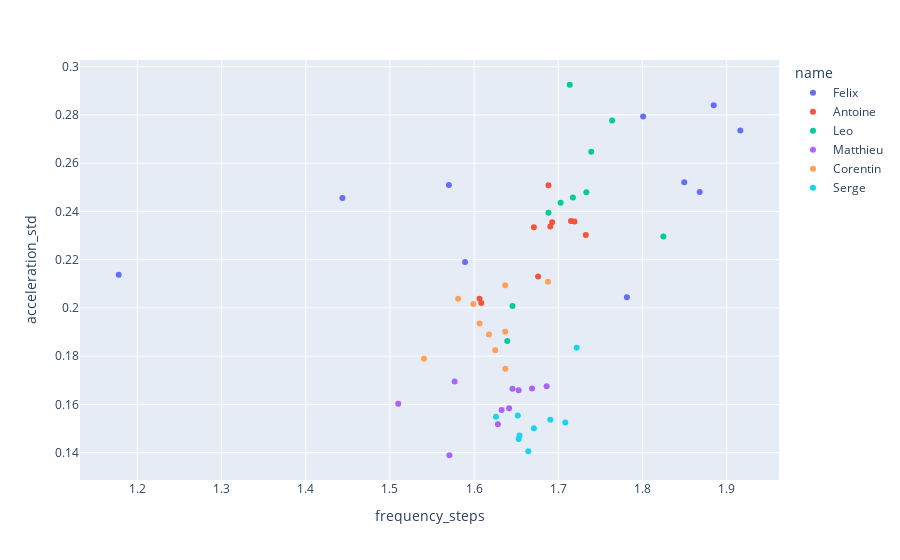

Write notebook code for a chart like this one.
### Code cell
fig = px.scatter(df, x="frequency_steps", y="acceleration_std", color="name", hover_data=["recording"])
fig.show()

### Figure 1 — Plotly figure (JSON) as saved in the notebook; plotly's stock layout.template omitted (floating-point values rounded to 4 significant figures)
{"data": [{"customdata": [["accelerometer7_data.csv"], ["accelerometer6_data.csv"], ["accelerometer10_data.csv"], ["accelerometer1_data.csv"], ["accelerometer4_data.csv"], ["accelerometer5_data.csv"], ["accelerometer9_data.csv"], ["accelerometer8_data.csv"], ["accelerometer3_data.csv"], ["accelerometer2_data.csv"]], "hovertemplate": "name=Felix<br>frequency_steps=%{x}<br>acceleration_std=%{y}<br>recording=%{customdata[0]}<extra></extra>", "legendgroup": "Felix", "marker": {"color": "#636efa", "symbol": "circle"}, "mode": "markers", "name": "Felix", "orientation": "v", "showlegend": true, "type": "scatter", "x": [1.885, 1.868, 1.589, 1.444, 1.916, 1.57, 1.801, 1.85, 1.781, 1.178], "xaxis": "x", "y": [0.284, 0.2481, 0.219, 0.2455, 0.2736, 0.251, 0.2794, 0.2521, 0.2044, 0.2137], "yaxis": "y"}, {"customdata": [["accelerometer7_data.csv"], ["accelerometer6_data.csv"], ["accelerometer10_data.csv"], ["accelerometer1_data.csv"], ["accelerometer4_data.csv"], ["accelerometer5_data.csv"], ["accelerometer9_data.csv"], ["accelerometer8_data.csv"], ["accelerometer3_data.csv"], ["accelerometer2_data.csv"]], "hovertemplate": "name=Antoine<br>frequency_steps=%{x}<br>acceleration_std=%{y}<br>recording=%{customdata[0]}<extra></extra>", "legendgroup": "Antoine", "marker": {"color": "#EF553B", "symbol": "circle"}, "mode": "markers", "name": "Antoine", "orientation": "v", "showlegend": true, "type": "scatter", "x": [1.671, 1.691, 1.609, 1.688, 1.719, 1.715, 1.606, 1.676, 1.733, 1.693], "xaxis": "x", "y": [0.2334, 0.2337, 0.2021, 0.2508, 0.2358, 0.236, 0.2038, 0.213, 0.2302, 0.2355], "yaxis": "y"}, {"customdata": [["accelerometer7_data.csv"], ["accelerometer6_data.csv"], ["accelerometer10_data.csv"], ["accelerometer1_data.csv"], ["accelerometer4_data.csv"], ["accelerometer5_data.csv"], ["accelerometer9_data.csv"], ["accelerometer8_data.csv"], ["accelerometer3_data.csv"], ["accelerometer2_data.csv"]], "hovertemplate": "name=Leo<br>frequency_steps=%{x}<br>acceleration_std=%{y}<br>recording=%{customdata[0]}<extra></extra>", "legendgroup": "Leo", "marker": {"color": "#00cc96", "symbol": "circle"}, "mode": "markers", "name": "Leo", "orientation": "v", "showlegend": true, "type": "scatter", "x": [1.739, 1.688, 1.646, 1.764, 1.703, 1.717, 1.639, 1.733, 1.825, 1.714], "xaxis": "x", "y": [0.2647, 0.2394, 0.2008, 0.2777, 0.2436, 0.2457, 0.1863, 0.2479, 0.2295, 0.2925], "yaxis": "y"}, {"customdata": [["accelerometer7_data.csv"], ["accelerometer6_data.csv"], ["accelerometer10_data.csv"], ["accelerometer1_data.csv"], ["accelerometer4_data.csv"], ["accelerometer5_data.csv"], ["accelerometer9_data.csv"], ["accelerometer8_data.csv"], ["accelerometer3_data.csv"], ["accelerometer2_data.csv"]], "hovertemplate": "name=Matthieu<br>frequency_steps=%{x}<br>acceleration_std=%{y}<br>recording=%{customdata[0]}<extra></extra>", "legendgroup": "Matthieu", "marker": {"color": "#ab63fa", "symbol": "circle"}, "mode": "markers", "name": "Matthieu", "orientation": "v", "showlegend": true, "type": "scatter", "x": [1.642, 1.653, 1.577, 1.571, 1.646, 1.669, 1.51, 1.628, 1.633, 1.686], "xaxis": "x", "y": [0.1585, 0.1659, 0.1695, 0.1389, 0.1665, 0.1666, 0.1603, 0.1517, 0.1577, 0.1675], "yaxis": "y"}, {"customdata": [["accelerometer7_data.csv"], ["accelerometer6_data.csv"], ["accelerometer10_data.csv"], ["accelerometer1_data.csv"], ["accelerometer4_data.csv"], ["accelerometer5_data.csv"], ["accelerometer9_data.csv"], ["accelerometer8_data.csv"], ["accelerometer3_data.csv"], ["accelerometer2_data.csv"]], "hovertemplate": "name=Corentin<br>frequency_steps=%{x}<br>acceleration_std=%{y}<br>recording=%{customdata[0]}<extra></extra>", "legendgroup": "Corentin", "marker": {"color": "#FFA15A", "symbol": "circle"}, "mode": "markers", "name": "Corentin", "orientation": "v", "showlegend": true, "type": "scatter", "x": [1.606, 1.581, 1.54, 1.637, 1.688, 1.637, 1.637, 1.599, 1.625, 1.618], "xaxis": "x", "y": [0.1935, 0.2038, 0.1789, 0.1901, 0.2109, 0.2094, 0.1748, 0.2016, 0.1824, 0.189], "yaxis": "y"}, {"customdata": [["accelerometer7_data.csv"], ["accelerometer6_data.csv"], ["accelerometer1_data.csv"], ["accelerometer4_data.csv"], ["accelerometer5_data.csv"], ["accelerometer9_data.csv"], ["accelerometer8_data.csv"], ["accelerometer3_data.csv"], ["accelerometer2_data.csv"]], "hovertemplate": "name=Serge<br>frequency_steps=%{x}<br>acceleration_std=%{y}<br>recording=%{customdata[0]}<extra></extra>", "legendgroup": "Serge", "marker": {"color": "#19d3f3", "symbol": "circle"}, "mode": "markers", "name": "Serge", "orientation": "v", "showlegend": true, "type": "scatter", "x": [1.664, 1.626, 1.708, 1.652, 1.671, 1.722, 1.653, 1.691, 1.654], "xaxis": "x", "y": [0.1406, 0.1549, 0.1525, 0.1554, 0.1501, 0.1834, 0.1457, 0.1537, 0.1471], "yaxis": "y"}], "layout": {"legend": {"title": {"text": "name"}, "tracegroupgap": 0}, "margin": {"t": 60}, "xaxis": {"anchor": "y", "domain": [0, 1], "title": {"text": "frequency_steps"}}, "yaxis": {"anchor": "x", "domain": [0, 1], "title": {"text": "acceleration_std"}}}}
